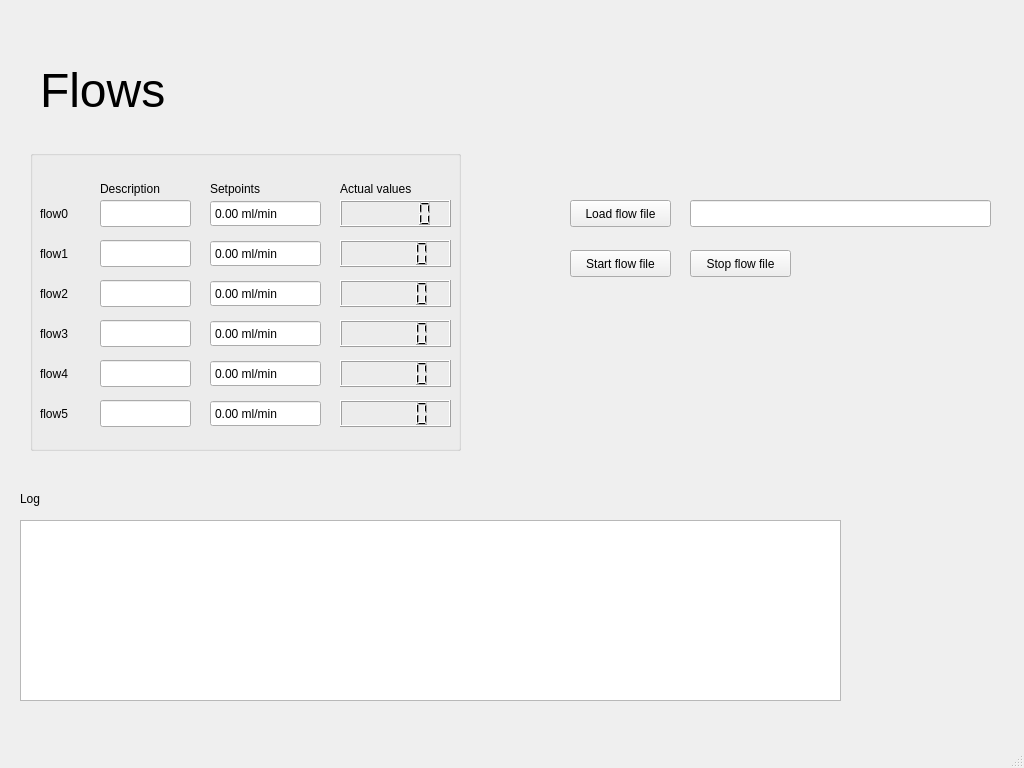
<?xml version="1.0" encoding="UTF-8"?>
<ui version="4.0">
 <class>MainWindow</class>
 <widget class="QMainWindow" name="MainWindow">
  <property name="geometry">
   <rect>
    <x>0</x>
    <y>0</y>
    <width>1024</width>
    <height>768</height>
   </rect>
  </property>
  <property name="windowTitle">
   <string>MainWindow</string>
  </property>
  <widget class="QWidget" name="centralwidget">
   <widget class="QTextBrowser" name="logtext">
    <property name="geometry">
     <rect>
      <x>20</x>
      <y>520</y>
      <width>821</width>
      <height>181</height>
     </rect>
    </property>
   </widget>
   <widget class="QLabel" name="label_10">
    <property name="geometry">
     <rect>
      <x>20</x>
      <y>490</y>
      <width>66</width>
      <height>17</height>
     </rect>
    </property>
    <property name="text">
     <string>Log</string>
    </property>
   </widget>
   <widget class="QGroupBox" name="groupBox">
    <property name="geometry">
     <rect>
      <x>30</x>
      <y>150</y>
      <width>431</width>
      <height>301</height>
     </rect>
    </property>
    <property name="title">
     <string/>
    </property>
    <widget class="QLCDNumber" name="value5">
     <property name="geometry">
      <rect>
       <x>310</x>
       <y>250</y>
       <width>111</width>
       <height>27</height>
      </rect>
     </property>
     <property name="smallDecimalPoint">
      <bool>false</bool>
     </property>
    </widget>
    <widget class="QLineEdit" name="description0">
     <property name="geometry">
      <rect>
       <x>70</x>
       <y>50</y>
       <width>91</width>
       <height>27</height>
      </rect>
     </property>
    </widget>
    <widget class="QLabel" name="label_6">
     <property name="geometry">
      <rect>
       <x>10</x>
       <y>210</y>
       <width>66</width>
       <height>27</height>
      </rect>
     </property>
     <property name="text">
      <string>flow4</string>
     </property>
    </widget>
    <widget class="QLineEdit" name="description3">
     <property name="geometry">
      <rect>
       <x>70</x>
       <y>170</y>
       <width>91</width>
       <height>27</height>
      </rect>
     </property>
    </widget>
    <widget class="QLabel" name="label">
     <property name="geometry">
      <rect>
       <x>180</x>
       <y>30</y>
       <width>66</width>
       <height>17</height>
      </rect>
     </property>
     <property name="text">
      <string>Setpoints</string>
     </property>
    </widget>
    <widget class="QLabel" name="label_3">
     <property name="geometry">
      <rect>
       <x>10</x>
       <y>50</y>
       <width>66</width>
       <height>27</height>
      </rect>
     </property>
     <property name="text">
      <string>flow0</string>
     </property>
    </widget>
    <widget class="QLabel" name="label_4">
     <property name="geometry">
      <rect>
       <x>10</x>
       <y>90</y>
       <width>66</width>
       <height>27</height>
      </rect>
     </property>
     <property name="text">
      <string>flow1</string>
     </property>
    </widget>
    <widget class="QDoubleSpinBox" name="setpoint5">
     <property name="geometry">
      <rect>
       <x>180</x>
       <y>250</y>
       <width>111</width>
       <height>27</height>
      </rect>
     </property>
     <property name="buttonSymbols">
      <enum>QAbstractSpinBox::NoButtons</enum>
     </property>
     <property name="suffix">
      <string> ml/min</string>
     </property>
     <property name="maximum">
      <double>10.000000000000000</double>
     </property>
     <property name="singleStep">
      <double>0.100000000000000</double>
     </property>
    </widget>
    <widget class="QDoubleSpinBox" name="setpoint0">
     <property name="geometry">
      <rect>
       <x>180</x>
       <y>50</y>
       <width>111</width>
       <height>27</height>
      </rect>
     </property>
     <property name="buttonSymbols">
      <enum>QAbstractSpinBox::NoButtons</enum>
     </property>
     <property name="suffix">
      <string> ml/min</string>
     </property>
     <property name="maximum">
      <double>10.000000000000000</double>
     </property>
     <property name="singleStep">
      <double>0.100000000000000</double>
     </property>
    </widget>
    <widget class="QDoubleSpinBox" name="setpoint2">
     <property name="geometry">
      <rect>
       <x>180</x>
       <y>130</y>
       <width>111</width>
       <height>27</height>
      </rect>
     </property>
     <property name="buttonSymbols">
      <enum>QAbstractSpinBox::NoButtons</enum>
     </property>
     <property name="suffix">
      <string> ml/min</string>
     </property>
     <property name="maximum">
      <double>10.000000000000000</double>
     </property>
     <property name="singleStep">
      <double>0.100000000000000</double>
     </property>
    </widget>
    <widget class="QLabel" name="label_2">
     <property name="geometry">
      <rect>
       <x>310</x>
       <y>30</y>
       <width>91</width>
       <height>17</height>
      </rect>
     </property>
     <property name="text">
      <string>Actual values</string>
     </property>
    </widget>
    <widget class="QDoubleSpinBox" name="setpoint4">
     <property name="geometry">
      <rect>
       <x>180</x>
       <y>210</y>
       <width>111</width>
       <height>27</height>
      </rect>
     </property>
     <property name="buttonSymbols">
      <enum>QAbstractSpinBox::NoButtons</enum>
     </property>
     <property name="suffix">
      <string> ml/min</string>
     </property>
     <property name="maximum">
      <double>10.000000000000000</double>
     </property>
     <property name="singleStep">
      <double>0.100000000000000</double>
     </property>
    </widget>
    <widget class="QLineEdit" name="description5">
     <property name="geometry">
      <rect>
       <x>70</x>
       <y>250</y>
       <width>91</width>
       <height>27</height>
      </rect>
     </property>
    </widget>
    <widget class="QLCDNumber" name="value2">
     <property name="geometry">
      <rect>
       <x>310</x>
       <y>130</y>
       <width>111</width>
       <height>27</height>
      </rect>
     </property>
     <property name="smallDecimalPoint">
      <bool>false</bool>
     </property>
    </widget>
    <widget class="QDoubleSpinBox" name="setpoint3">
     <property name="geometry">
      <rect>
       <x>180</x>
       <y>170</y>
       <width>111</width>
       <height>27</height>
      </rect>
     </property>
     <property name="buttonSymbols">
      <enum>QAbstractSpinBox::NoButtons</enum>
     </property>
     <property name="suffix">
      <string> ml/min</string>
     </property>
     <property name="maximum">
      <double>10.000000000000000</double>
     </property>
     <property name="singleStep">
      <double>0.100000000000000</double>
     </property>
    </widget>
    <widget class="QLCDNumber" name="value4">
     <property name="geometry">
      <rect>
       <x>310</x>
       <y>210</y>
       <width>111</width>
       <height>27</height>
      </rect>
     </property>
     <property name="smallDecimalPoint">
      <bool>false</bool>
     </property>
    </widget>
    <widget class="QLabel" name="label_8">
     <property name="geometry">
      <rect>
       <x>10</x>
       <y>250</y>
       <width>66</width>
       <height>27</height>
      </rect>
     </property>
     <property name="text">
      <string>flow5</string>
     </property>
    </widget>
    <widget class="QDoubleSpinBox" name="setpoint1">
     <property name="geometry">
      <rect>
       <x>180</x>
       <y>90</y>
       <width>111</width>
       <height>27</height>
      </rect>
     </property>
     <property name="buttonSymbols">
      <enum>QAbstractSpinBox::NoButtons</enum>
     </property>
     <property name="suffix">
      <string> ml/min</string>
     </property>
     <property name="maximum">
      <double>10.000000000000000</double>
     </property>
     <property name="singleStep">
      <double>0.100000000000000</double>
     </property>
    </widget>
    <widget class="QLineEdit" name="description2">
     <property name="geometry">
      <rect>
       <x>70</x>
       <y>130</y>
       <width>91</width>
       <height>27</height>
      </rect>
     </property>
    </widget>
    <widget class="QLabel" name="label_9">
     <property name="geometry">
      <rect>
       <x>10</x>
       <y>130</y>
       <width>66</width>
       <height>27</height>
      </rect>
     </property>
     <property name="text">
      <string>flow2</string>
     </property>
    </widget>
    <widget class="QLineEdit" name="description1">
     <property name="geometry">
      <rect>
       <x>70</x>
       <y>90</y>
       <width>91</width>
       <height>27</height>
      </rect>
     </property>
    </widget>
    <widget class="QLCDNumber" name="value3">
     <property name="geometry">
      <rect>
       <x>310</x>
       <y>170</y>
       <width>111</width>
       <height>27</height>
      </rect>
     </property>
     <property name="smallDecimalPoint">
      <bool>false</bool>
     </property>
    </widget>
    <widget class="QLabel" name="label_5">
     <property name="geometry">
      <rect>
       <x>70</x>
       <y>30</y>
       <width>81</width>
       <height>17</height>
      </rect>
     </property>
     <property name="text">
      <string>Description</string>
     </property>
    </widget>
    <widget class="QLCDNumber" name="value1">
     <property name="geometry">
      <rect>
       <x>310</x>
       <y>90</y>
       <width>111</width>
       <height>27</height>
      </rect>
     </property>
     <property name="smallDecimalPoint">
      <bool>false</bool>
     </property>
    </widget>
    <widget class="QLCDNumber" name="value0">
     <property name="geometry">
      <rect>
       <x>310</x>
       <y>50</y>
       <width>111</width>
       <height>27</height>
      </rect>
     </property>
     <property name="smallDecimalPoint">
      <bool>true</bool>
     </property>
    </widget>
    <widget class="QLineEdit" name="description4">
     <property name="geometry">
      <rect>
       <x>70</x>
       <y>210</y>
       <width>91</width>
       <height>27</height>
      </rect>
     </property>
    </widget>
    <widget class="QLabel" name="label_7">
     <property name="geometry">
      <rect>
       <x>10</x>
       <y>170</y>
       <width>66</width>
       <height>27</height>
      </rect>
     </property>
     <property name="text">
      <string>flow3</string>
     </property>
    </widget>
   </widget>
   <widget class="QLabel" name="label_11">
    <property name="geometry">
     <rect>
      <x>40</x>
      <y>60</y>
      <width>151</width>
      <height>61</height>
     </rect>
    </property>
    <property name="text">
     <string>&lt;html&gt;&lt;head/&gt;&lt;body&gt;&lt;p&gt;&lt;span style=&quot; font-size:36pt;&quot;&gt;Flows&lt;/span&gt;&lt;/p&gt;&lt;/body&gt;&lt;/html&gt;</string>
    </property>
   </widget>
   <widget class="QPushButton" name="load_flow_file_btn">
    <property name="geometry">
     <rect>
      <x>570</x>
      <y>200</y>
      <width>101</width>
      <height>27</height>
     </rect>
    </property>
    <property name="text">
     <string>Load flow file</string>
    </property>
   </widget>
   <widget class="QLineEdit" name="flow_file">
    <property name="geometry">
     <rect>
      <x>690</x>
      <y>200</y>
      <width>301</width>
      <height>27</height>
     </rect>
    </property>
   </widget>
   <widget class="QPushButton" name="start_flow_file_btn">
    <property name="geometry">
     <rect>
      <x>570</x>
      <y>250</y>
      <width>101</width>
      <height>27</height>
     </rect>
    </property>
    <property name="text">
     <string>Start flow file</string>
    </property>
   </widget>
   <widget class="QPushButton" name="stop_flow_file_btn">
    <property name="geometry">
     <rect>
      <x>690</x>
      <y>250</y>
      <width>101</width>
      <height>27</height>
     </rect>
    </property>
    <property name="text">
     <string>Stop flow file</string>
    </property>
   </widget>
  </widget>
  <widget class="QMenuBar" name="menubar">
   <property name="geometry">
    <rect>
     <x>0</x>
     <y>0</y>
     <width>1024</width>
     <height>25</height>
    </rect>
   </property>
  </widget>
  <widget class="QStatusBar" name="statusbar"/>
 </widget>
 <resources/>
 <connections/>
</ui>
